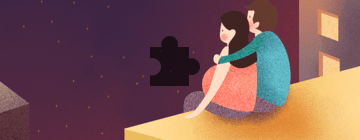
#> input picture X东/bg.png, 360 x 140 px
$ python jd_image_process.py
#> lines starting #> are read from the running program, lines starting #| are printed output that depends on the picture; long printed decimals are rounded
import cv2
def FindPic(target, template):
    """
    找出图像中最佳匹配位置
    :param target: 目标即背景图
    :param template: 模板即需要找到的图
    :return: 返回最佳匹配及其最差匹配和对应的坐标
    """
#> called with target = './bg.png', template = './target.png'
    target_rgb = cv2.imread(target)
#> target_rgb is the input picture: shape (140, 360, 3); mean B, G, R 84.6, 85.3, 122.8
    target_gray = cv2.cvtColor(target_rgb, cv2.COLOR_BGR2GRAY)
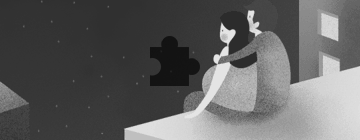
#> target_gray: shape (140, 360); min 17, max 228, mean 96.4
    template_rgb = cv2.imread(template, 0)
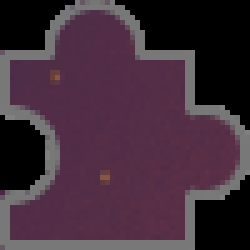
#> input picture X东/target.png, 50 x 50 px (shown 5 times larger)
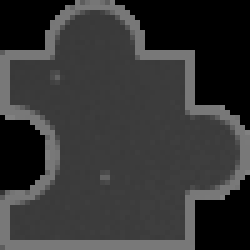
#> template_rgb: shape (50, 50) (shown 5 times larger); min 0, max 128, mean 52.7
    res = cv2.matchTemplate(target_gray, template_rgb, cv2.TM_CCOEFF_NORMED)
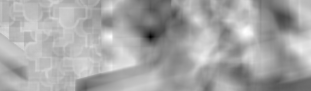
#> res: shape (91, 311) float32; min -0.642, max 0.417, mean 0.0511; drawn with min black and max white
    value = cv2.minMaxLoc(res)
#> value = (-0.642, 0.417, (150, 36), (245, 31))
    print(value)
#| (-0.6422, 0.4172, (150, 36), (245, 31))
    # 返回一个数组形如（-0.3， 0.95， （121,54），（45， 543））元组四个元素，分别是最小匹配概率、最大匹配概率，最小匹配概率对应坐标，最大匹配概率对应坐标。

if __name__ == "__main__":
    FindPic("./bg.png", "./target.png")
